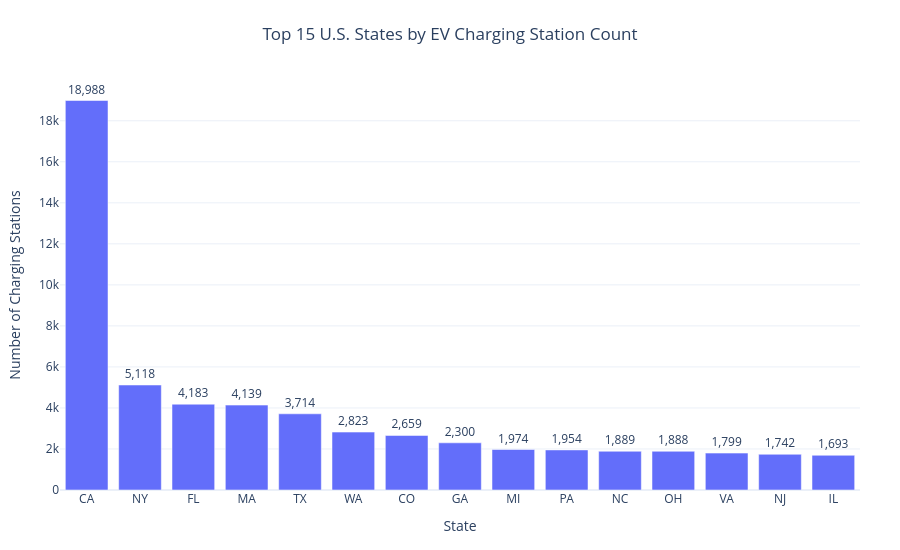

The notebook cell this image was saved under:
### Markdown cell above
This cell creates a polished bar chart showing the top 15 U.S. states with the highest number of EV charging stations. The visualization highlights which states have attracted the most charging infrastructure deployments and makes the state-level distribution easier to compare.

### Code cell
top_states = state_summary.head(15)

fig_state_bar = px.bar(
    top_states,
    x="State",
    y="station_count",
    text="station_count",
    title="Top 15 U.S. States by EV Charging Station Count",
    labels={
        "state": "State",
        "station_count": "Number of Charging Stations"
    }
)

fig_state_bar.update_traces(
    texttemplate="%{text:,}",
    textposition="outside"
)

fig_state_bar.update_layout(
    title_x=0.5,
    xaxis_title="State",
    yaxis_title="Number of Charging Stations",
    template="plotly_white",
    height=550,
    margin=dict(l=60, r=40, t=80, b=60)
)

fig_state_bar.show()

### Figure 1 — Plotly figure (JSON) as saved in the notebook; plotly's stock layout.template omitted (floating-point values rounded to 4 significant figures)
{"data": [{"hovertemplate": "State=%{x}<br>Number of Charging Stations=%{text}<extra></extra>", "legendgroup": "", "marker": {"color": "#636efa", "pattern": {"shape": ""}}, "name": "", "orientation": "v", "showlegend": false, "text": [18990.0, 5118.0, 4183.0, 4139.0, 3714.0, 2823.0, 2659.0, 2300.0, 1974.0, 1954.0, 1889.0, 1888.0, 1799.0, 1742.0, 1693.0], "textposition": "outside", "texttemplate": "%{text:,}", "type": "bar", "x": ["CA", "NY", "FL", "MA", "TX", "WA", "CO", "GA", "MI", "PA", "NC", "OH", "VA", "NJ", "IL"], "xaxis": "x", "y": [18988, 5118, 4183, 4139, 3714, 2823, 2659, 2300, 1974, 1954, 1889, 1888, 1799, 1742, 1693], "yaxis": "y"}], "layout": {"barmode": "relative", "height": 550, "legend": {"tracegroupgap": 0}, "margin": {"b": 60, "l": 60, "r": 40, "t": 80}, "title": {"text": "Top 15 U.S. States by EV Charging Station Count", "x": 0.5}, "xaxis": {"anchor": "y", "domain": [0, 1], "title": {"text": "State"}}, "yaxis": {"anchor": "x", "domain": [0, 1], "title": {"text": "Number of Charging Stations"}}}}
